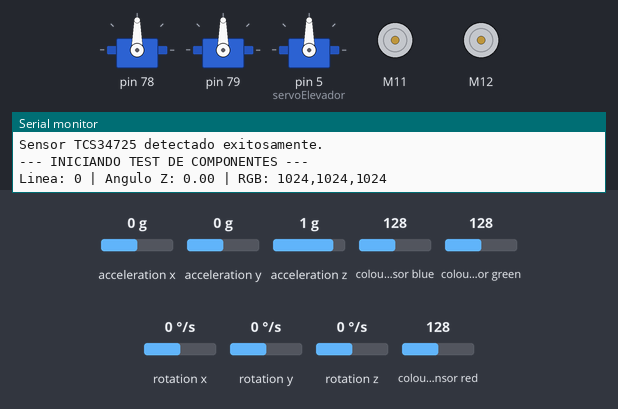
Simulated run of this sketch. Board: Arduino Uno, built with avr-gcc and run on an emulated ATmega328P. Shown: 3 × servo, 2 × DC motor (green arrow = forward, orange = backward, longer = faster), the last lines printed to the serial monitor. Inputs (shaded band) come from the test bench; at power-on: acceleration x 0 g, acceleration y 0 g, acceleration z 1 g, colour sensor blue 128, colour sensor green 128, rotation x 0 °/s, rotation y 0 °/s, rotation z 0 °/s, colour sensor red 128.

Above: at 0.85 s.
At 1.3 s:
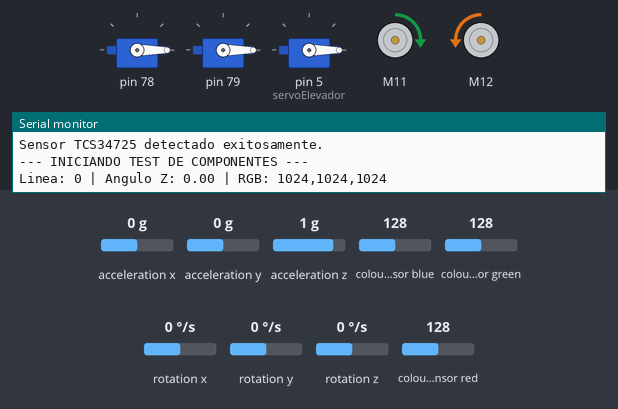
At 1.8 s:
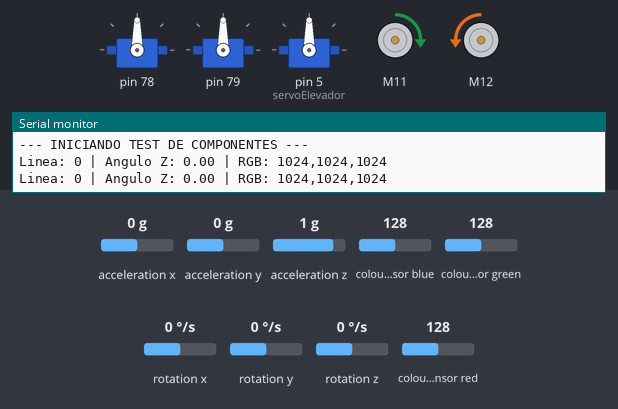
Timing chart, 0 to 3.8 s (numbered marks = the images above):
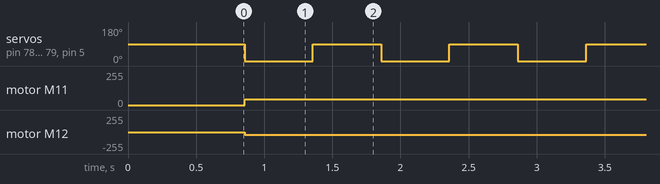

The sketch:

WRO_RM.ino
```cpp
#include <Arduino.h>
#include <Wire.h>
#include <MeMegaPi.h>
#include "Adafruit_TCS34725.h" // Asegúrate de instalar esta librería desde el gestor

// ==========================================
// DEFINICIÓN DE MOTORES (Encoders)
// ==========================================
MeEncoderOnBoard Encoder_1(SLOT1); // Puerto 1
MeEncoderOnBoard Encoder_2(SLOT2); // Puerto 2

void isr_process_encoder1(void){
  if(digitalRead(Encoder_1.getPortB()) == 0) { Encoder_1.pulsePosMinus(); }
  else { Encoder_1.pulsePosPlus(); }
}

void isr_process_encoder2(void){
  if(digitalRead(Encoder_2.getPortB()) == 0) { Encoder_2.pulsePosMinus(); }
  else { Encoder_2.pulsePosPlus(); }
}

// ==========================================
// DEFINICIÓN DE SENSORES
// ==========================================
MeLineFollower seguidorLinea(8) ; // Puerto 8
MeGyro giroscopio(6);            // Puerto 6
Adafruit_TCS34725 sensorColor = Adafruit_TCS34725(TCS34725_INTEGRATIONTIME_50MS, TCS34725_GAIN_4X); // SCL / SDA

// ==========================================
// DEFINICIÓN DE SERVOMOTORES
// ==========================================
MePort placaExpansora(7); // Puerto 7 usado como adaptador RJ25
Servo servoGarra1;
Servo servoGarra2;
Servo servoElevador;      // Pin 5 directo

void setup() {
  Serial.begin(115200);

  // 1. Configuración de registros para motores MegaPi
  TCCR1A = _BV(WGM10);
  TCCR1B = _BV(CS11) | _BV(WGM12);
  TCCR2A = _BV(WGM21) | _BV(WGM20);
  TCCR2B = _BV(CS21);

  // 2. Inicializar Interrupciones y PID de los Encoders
  attachInterrupt(Encoder_1.getIntNum(), isr_process_encoder1, RISING);
  Encoder_1.setPulse(8);
  Encoder_1.setRatio(46.67);
  Encoder_1.setPosPid(1.8, 0, 1.2);
  Encoder_1.setSpeedPid(0.18, 0, 0);

  attachInterrupt(Encoder_2.getIntNum(), isr_process_encoder2, RISING);
  Encoder_2.setPulse(8);
  Encoder_2.setRatio(46.67);
  Encoder_2.setPosPid(1.8, 0, 1.2);
  Encoder_2.setSpeedPid(0.18, 0, 0);

  // 3. Inicializar Servomotores
  // Usamos los pines extraídos del puerto 7 mediante placaExpansora.pin1() y pin2()
  servoGarra1.attach(placaExpansora.pin1());
  servoGarra2.attach(placaExpansora.pin2());
  servoElevador.attach(5); // Conexión directa al pin 5

  // 4. Inicializar Sensores
  giroscopio.begin();

  if (sensorColor.begin()) {
    Serial.println("Sensor TCS34725 detectado exitosamente.");
  } else {
    Serial.println("ERROR: No se encuentra el TCS34725. Verifica SCL/SDA.");
  }

  Serial.println("--- INICIANDO TEST DE COMPONENTES ---");
}

void _loop() {
  // Las funciones loop() de los encoders deben correr todo el tiempo para aplicar el PID
  Encoder_1.loop();
  Encoder_2.loop();
  giroscopio.update(); // Actualiza los valores de los ejes
}

void loop() {
  _loop(); // Mantenemos el cálculo constante en segundo plano

  // Movimiento base a baja velocidad (Basado en tu bloque de Makeblock)
  Encoder_1.runSpeed(30);
  Encoder_2.runSpeed(-30);

  // Monitorización y testeo de actuadores cada 500 ms para no saturar el Serial
  static unsigned long ultimoTiempo = 0;
  static bool estadoServos = false;

  if (millis() - ultimoTiempo > 500) {
    ultimoTiempo = millis();

    // --- LECTURA SEGUIDOR DE LÍNEA ---
    // Retorna 0 (ambos en negro), 1 (izquierdo negro), 2 (derecho negro), 3 (ambos blancos)
    int estadoLinea = seguidorLinea.readSensors();
    Serial.print("Linea: "); Serial.print(estadoLinea);

    // --- LECTURA GIROSCOPIO ---
    Serial.print(" | Angulo Z: ");
    Serial.print(giroscopio.getAngleZ()); // El eje Z es el de rotación en el suelo

    // --- LECTURA SENSOR DE COLOR ---
    uint16_t r, g, b, c;
    sensorColor.getRawData(&r, &g, &b, &c);
    Serial.print(" | RGB: ");
    Serial.print(r); Serial.print(",");
    Serial.print(g); Serial.print(",");
    Serial.print(b);
    Serial.println();

    // --- MOVIMIENTO DE PRUEBA DE SERVOMOTORES ---
    // Intercala entre 0 y 90 grados para confirmar que reciben señal y tienen fuerza
    if (estadoServos) {
      servoGarra1.write(90);
      servoGarra2.write(90);
      servoElevador.write(90);
    } else {
      servoGarra1.write(0);
      servoGarra2.write(0);
      servoElevador.write(0);
    }
    estadoServos = !estadoServos;
  }
}
```

Measured:
- by itself, servo on pin 78, servo on pin 79, servo on pin 5 (servoElevador): alternates 90° for 0.50 s and 0° for 0.50 s
- by itself, motor M11: stopped → forward 42/255 at 0.86 s
- by itself, motor M12: stopped → backward 42/255 at 0.86 s
